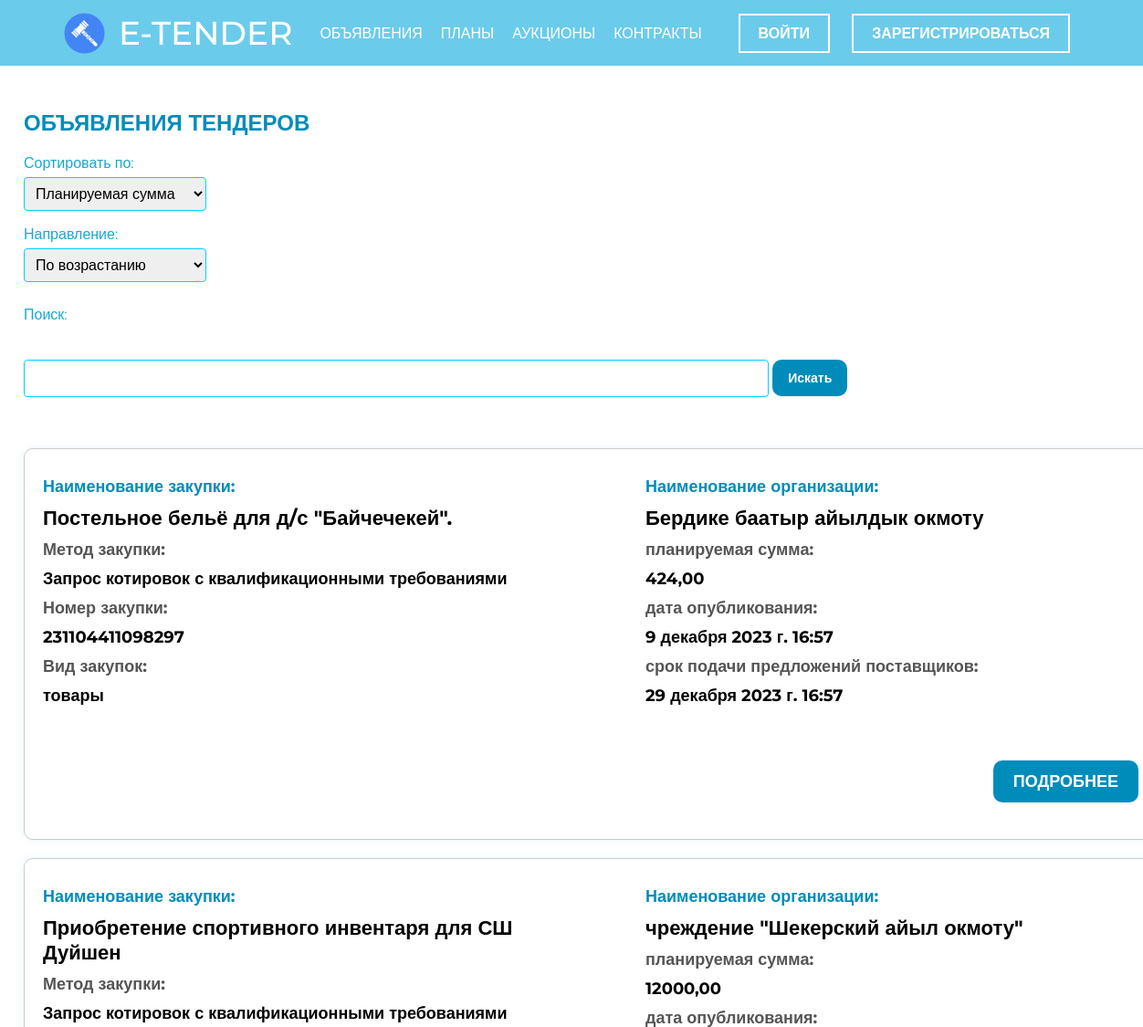
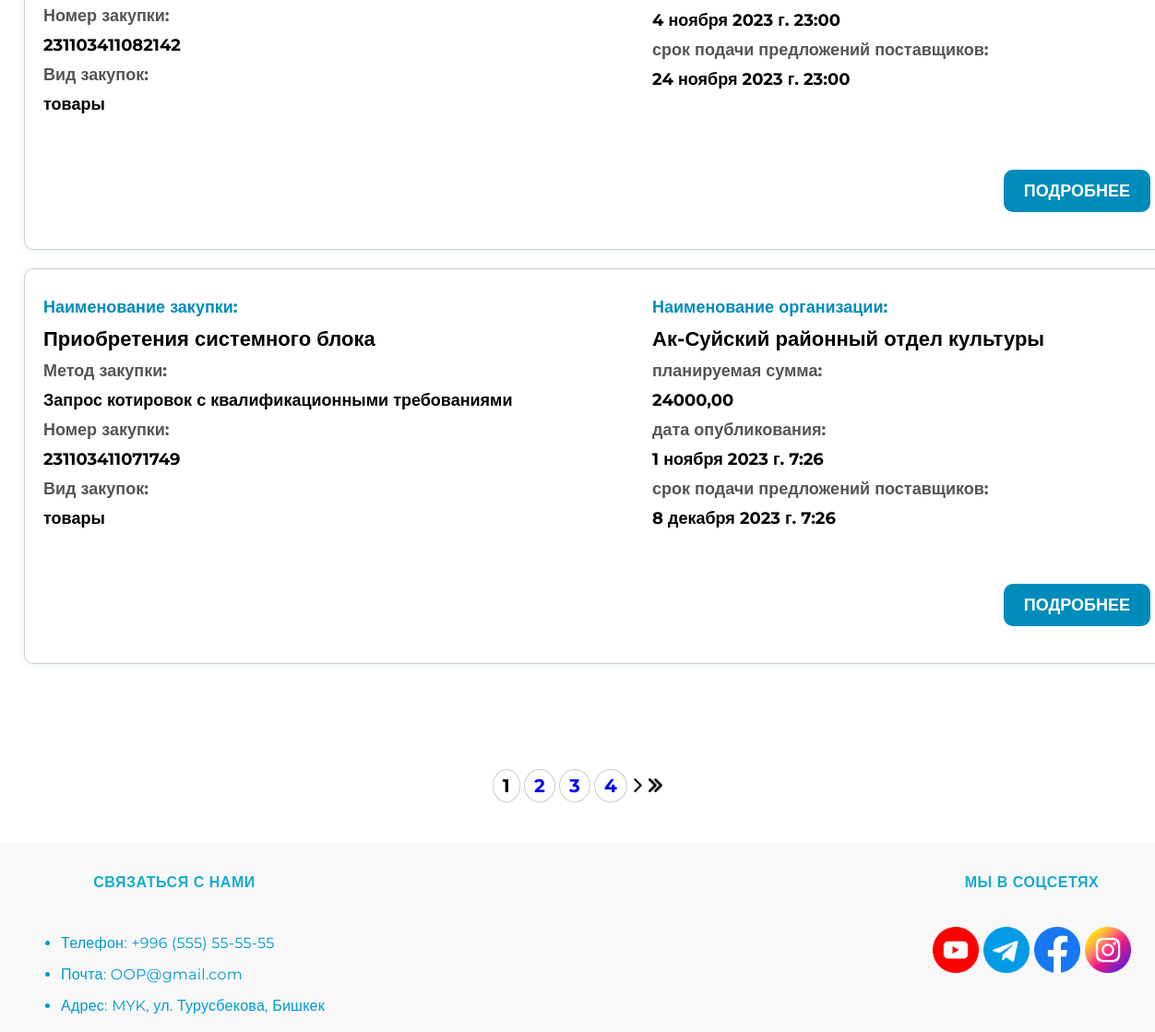
/ads/, run on the app's committed database (2 pictures, top to bottom).
### etender/models.py (models this page shows, shortened)
class Tender(models.Model):
    user = models.ForeignKey(User, on_delete=models.CASCADE, null=True, blank=True)
    purchase_name = models.CharField(max_length=100, verbose_name='Наименование закупки')
    purchase_method = models.CharField(max_length=100, verbose_name='Метод закупки')
    purchase_number = models.CharField(max_length=100, verbose_name='Номер закупки')
    purchase_type = models.CharField(max_length=100, verbose_name='Вид закупок')
    organization_name = models.CharField(max_length=100, verbose_name='Наименование организации')
    planned_amount = models.DecimalField(max_digits=10, decimal_places=2, verbose_name='Планируемая сумма')
    publication_date = models.DateTimeField(verbose_name='Дата опубликования')
    proposal_deadline = models.DateTimeField(verbose_name='Срок подачи предложений поставщиков')

### etender/views.py (the view)
# urls.py: path('ads/',ads,name='ads'),
def ads(request):
    search_query = request.GET.get('q')
    sort_by = request.GET.get('sort_by')
    sort_direction = request.GET.get('sort_direction', 'asc')
    items_per_page = request.GET.get('items_per_page', 3)
    tenders = Tender.objects.annotate(
        sorted_planned_amount=F('planned_amount')
    )
    if search_query:
        tenders = tenders.filter(
            Q(purchase_name__icontains=search_query) |
            Q(purchase_method__icontains=search_query) |
            Q(organization_name__icontains=search_query)
        )
    if sort_direction == 'desc':
        sort_by = f'-{sort_by}' if sort_by else '-planned_amount'
    else:
        sort_by = sort_by if sort_by else 'planned_amount'
    tenders = tenders.order_by(sort_by)
    paginator = Paginator(tenders, items_per_page)
    page_number = request.GET.get('page')
    page_obj = paginator.get_page(page_number)
    if request.method == 'POST':
        form = TenderForm(request.POST)
        if form.is_valid():
            Tender.objects.create(**form.cleaned_data)
            return redirect('ads')
    else:
        form = TenderForm()
    if request.headers.get('x-requested-with') == 'XMLHttpRequest':
        tender_list_html = render_to_string('etender/html/tender_list.html', {'tenders': page_obj})
        return JsonResponse({'tender_list_html': tender_list_html})
    context = {
        'navigation_links': navigation_links,
        'registration_links': registration_links,
        'tenders': page_obj,
        'form': form,
        'search_query': search_query
    }
    return render(request, 'etender/html/ads.html', context)

### etender/forms.py
class TenderForm(forms.Form):
    purchase_name = forms.CharField(label='Наименование закупки', max_length=100)
    purchase_method = forms.CharField(label='Метод закупки', max_length=100)
    purchase_number = forms.CharField(label='Номер закупки', max_length=100)
    purchase_type = forms.CharField(label='Вид закупок', max_length=100)
    organization_name = forms.CharField(label='Наименование организации', max_length=100)
    planned_amount = forms.DecimalField(label='Планируемая сумма', max_digits=10, decimal_places=2)
    publication_date = forms.DateTimeField(label='Дата опубликования', widget=forms.TextInput(attrs={'type': 'datetime-local'}))
    proposal_deadline = forms.DateTimeField(label='Срок подачи предложений поставщиков', widget=forms.TextInput(attrs={'type': 'datetime-local'}))

### etender/templates/etender/html/ads.html (shortened to what this page needs)
{% load static %}
{% include 'etender/html/header.html' %}
<link rel="stylesheet" type="text/css" href="{% static 'etender/css/ads.css' %}">
<div class="container">
    <section class="ads-section">
        <h2>Объявления тендеров</h2>
        <div class="sort-options">
    <form method="get" id="filter_form">
        <label for="sort_by">Сортировать по:</label><br>
        <select id="sort_by" name="sort_by">
            <option value="planned_amount">Планируемая сумма</option>
        </select>
        <br><label for="sort_direction">Направление:</label><br>
        <select id="sort_direction" name="sort_direction">
            <option value="asc">По возрастанию</option>
        </select>
        <label for="search_input" class="custom-label">Поиск:</label>
        <input type="text" id="search_input" name="q" class="custom-input">
        <button type="submit"  >Искать</button>
    </form>
</div>
        <div class="tender-list">
            {% for tender in tenders %}
            <div class="tender">
                <div class="tender-info">
                    <div class="left-block">
                        <h3>Наименование закупки:</h3>
                        <h4>{{ tender.purchase_name }}</h4>
                        <p class="tender-info-item">Метод закупки:</p>
                        <h6>{{ tender.purchase_method }}</h6>
                        <p class="tender-info-item">Номер закупки:</p>
                        <h6>{{ tender.purchase_number }}</h6>
                        <p class="tender-info-item">Вид закупок:</p>
                        <h6>{{ tender.purchase_type }}</h6>
                    </div>
                    <div class="right-block">
                        <h3>Наименование организации: </h3>
                        <h4>{{ tender.organization_name }}</h4>
                        <p class="tender-info-item">планируемая сумма:</p>
                        <h6>{{ tender.planned_amount }}</h6>
                        <p class="tender-info-item">дата опубликования:</p>
                        <h6>{{ tender.publication_date }}</h6>
                        <p class="tender-info-item">срок подачи предложений поставщиков:</p>
                        <h6>{{ tender.proposal_deadline }}</h6>
                    </div>
                </div>
                <div class="ads-btn">
                    <a href="{% url 'tender_detail' tender.id %}" >Подробнее</a>
                </div>
            </div>
            {% endfor %}
        </div>
    </section>
<section class="pagi" >
<div class="pagination" >
    {% for num in tenders.paginator.page_range %}
        {% if num == tenders.number %}
            <span class="current-pager" style="font-size:20px;font-weight: bold;border: 1px solid #ccc;border-radius:50%;padding:5px 10px">{{ num }}</span>
        {% else %}
            <a href="?page={{ num }}" style="font-size:20px;font-weight: bold;border: 1px solid #ccc;border-radius:50%;padding:5px 10px">{{ num }}</a>
        {% endif %}
    {% endfor %}
    {% if tenders.has_next %}
        <a href="?page={{ tenders.next_page_number }}"><img src="{% static 'etender/img/right.png' %}" alt="Next Page"></a>
        <a href="?page={{ tenders.paginator.num_pages }}"><img src="{% static 'etender/img/point-right.png' %}" alt="Last Page"></a>
    {% endif %}
</div>
</section>
</div>
{% include 'etender/html/footer.html' %}

### etender/static/etender/css/style.css (style rules this page uses)
body { margin: 0; font-family: 'Montserrat', sans-serif; }
a { text-decoration: none; text-transform: uppercase; }
.container { margin: 0 auto; max-width: 1200px; }
h2 { color:#008cbb; text-transform: uppercase; }

### etender/static/etender/css/ads.css (style rules this page uses)
.ads-section { margin: 10% 0; }
.tender h4 { font-size: 22px; margin: 10px 0; }
.tender h6 { font-size:18px; margin:10px 0; }
.tender { margin-bottom: 20px; width: 100%; border: 1px solid #ccc; border-radius: 10px; padding: 20px; background-color: #fff; box-shadow: 0px 0px 10px rgba(0, 140, 187, 0.1); }
.tender-info { display: flex; justify-content: space-between; }
.left-block, .right-block { width: 45%; }
.tender-info-item { font-size: 16px; color: #555; margin: 5px 0; }
.left-block h3, .right-block h3 { font-size: 24px; }
.tender-info-item { font-size: 18px; font-weight: bold; margin: 0; }
.tender h3 { color: #008cbb; font-size: 18px; margin: 10px 0; }
.tender p { font-size: 18px; margin-top: 10px; margin-bottom: 10px; }
.ads-btn { text-align: right; margin:20px 0px; }
.pagination a img { width: 15px; height: 15px; }
.pagi { text-align:center; padding:0 0 50px 0; }
.ads-btn a { background-color: #008cbb; display: inline-block; font-size: 18px; color: white; margin: 30px auto 0px; border: 2px solid #008cbb; padding: 10px 20px; font-weight: 600; transition: 0.5s; border-radius: 10px; }
.sort-options { margin:0 0 50px 0 }
.sort-options label { color: #16aacf; }
.sort-options select { width: 200px; padding: 8px; border: 1px solid #00cfff; border-radius: 4px; box-sizing: border-box; margin-top: 6px; margin-bottom: 16px; resize: vertical; font-size: 16px; }
.sort-options button { background-color: #008cbb; display: inline-block; font-size: 14px; color: white; margin: 30px auto 0px; border: 2px solid #008cbb; padding: 10px 15px; font-weight: 600; transition: 0.5s; border-radius: 10px; }
.custom-label { color: #16aacf; margin: 10px 0; display: block; }
.custom-input { width: calc(70% - 24px); padding: 12px; border: 1px solid #00cfff; border-radius: 4px; box-sizing: border-box; margin-top: 6px; margin-bottom: 6px; }
.custom-input::placeholder { color: #e28a4e; }

### data on the page
Tender: purchase_name "Постельное бельё для д/с \"Байчечекей\".", purchase_method "Запрос котировок с квалификационными требованиями", purchase_number "231104411098297", purchase_type "товары", organization_name "Бердике баатыр айылдык окмоту", planned_amount "424,00", publication_date "9 декабря 2023 г. 16:57", proposal_deadline "29 декабря 2023 г. 16:57"
Tender: purchase_name "Приобретение спортивного инвентаря для СШ Дуйшен", purchase_method "Запрос котировок с квалификационными требованиями", purchase_number "231103411082142", purchase_type "товары", organization_name "чреждение \"Шекерский айыл окмоту\"", planned_amount "12000,00", publication_date "4 ноября 2023 г. 23:00", proposal_deadline "24 ноября 2023 г. 23:00"
Tender: purchase_name "Приобретения системного блока", purchase_method "Запрос котировок с квалификационными требованиями", purchase_number "231103411071749", purchase_type "товары", organization_name "Ак-Суйский районный отдел культуры", planned_amount "24000,00", publication_date "1 ноября 2023 г. 7:26", proposal_deadline "8 декабря 2023 г. 7:26"

### other printed values
{{ link.title }} "ОБЪЯВЛЕНИЯ" "ПЛАНЫ" "АУКЦИОНЫ" "КОНТРАКТЫ"
{{ num }} "1"
{{ num }} "2" "3" "4"
